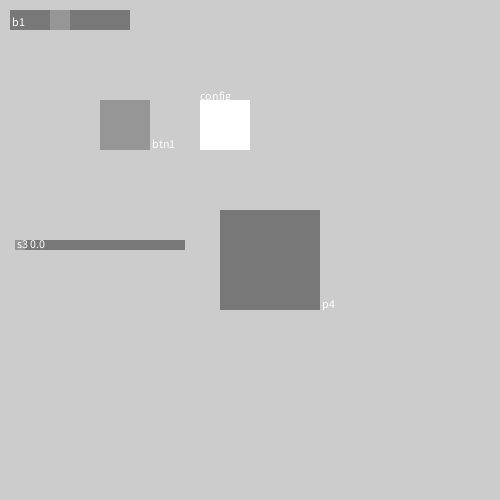
Frame 1 (no input)
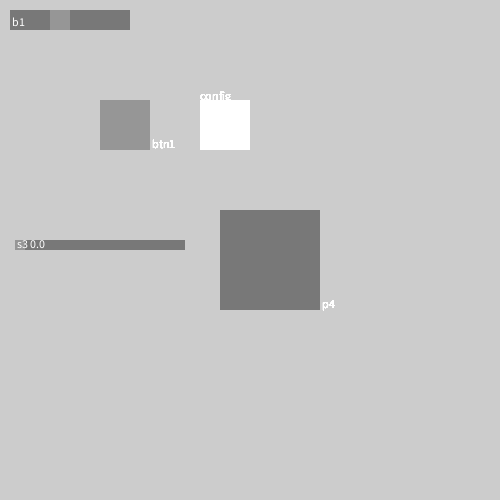
Frame 60 (the mouse pressed at the canvas centre just before this capture)
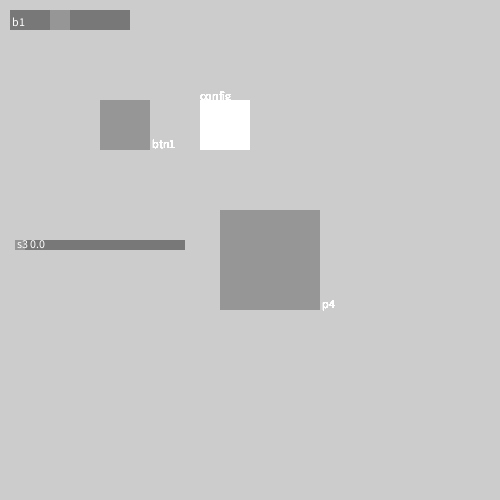
Frame 120 (the mouse held since frame 60 and released just before this capture)

The Processing sketch that drew these frames (run headless with seeded random() and noise(); from frame 60 on, the mouse is pressed at the canvas centre):

// Processing sketch: ejemplo1
// ── ejemplo1.pde
//gui

GUI gui;

void setup(){
   size(500,500); 
   gui = new GUI();
   gui.agregar(new Boton(100,100,50,50,true,"btn1"));
   gui.agregar(new Ventana(200,100,50,50,"config"));
   gui.agregar(new Pulsador(220, 210, 100, 100, "p4"));
   gui.agregar(new scrollH(15, 240, 170, 10, 0, 255, 0, "s3"));
   gui.agregar(new Selector(10, 10, 120, 20, 6, 2, "b1"));
}

void draw(){
  gui.act();
}


// ── GUI.pde
class GUI {
  ArrayList<Elemento> elementos;
  
  GUI() {
    elementos = new ArrayList<Elemento>();
  }

  void act() {
    for (int i = 0; i < elementos.size(); i++) {
      elementos.get(i).act();
    }
  }

  void agregar(Elemento e) {
    elementos.add(e);
  }
}

class Elemento {
  void act() {
  }
}

class Ventana extends Elemento {
  boolean minimizado;
  String nombre;
  int x, y, w, h;
  Ventana(int x, int y, int w, int h, String nombre) {
    this.x = x;
    this.y = y;
    this.w = w;
    this.h = h;
    this.nombre = nombre;
  }

  void act() {
    rect(x, y, w, h); 
    text(nombre, x, y);
  }
}

class Boton extends Elemento {
  float x, y, width, height;
  boolean val, aux;
  String name;

  Boton(float nx, float ny, float nw, float nh, boolean nv, String n) {
    x = nx;
    y = ny;
    width = nw;
    height = nh;
    val = nv;
    name = n;
    aux = false;
  }

  void act() {
    if (mousePressed && !aux) {
      aux = true;
      if ( mouseX >= x  && mouseX <= x + width ) {
        if ( mouseY >= y  && mouseY <= y + height ) {
          if (val) {
            val = false;
          }
          else {
            val = true;
          }
        }
      }
    }
    if (aux && !mousePressed) {
      aux = false;
    }
    draw();
  }

  void draw() {
    noStroke();
    if (val) {
      fill(150);
    }
    else {
      fill(120);
    }
    rect(x, y, width, height);
    fill(255);
    text(name, x+width+2, y+height-2);
  }
}

class Pulsador extends Elemento {
  float x, y, width, height;
  boolean val;
  String name;

  Pulsador(float nx, float ny, float nw, float nh, String n) {
    x = nx;
    y = ny;
    width = nw;
    height = nh;
    val = false;
    name = n;
  }

  void act() {
    if (mousePressed) {
      if ( mouseX >= x  && mouseX <= x + width ) {
        if ( mouseY >= y  && mouseY <= y + height ) {
          val = true;
        }
      }
    }else{
      val = false;
    }
    draw();
  }

  void draw() {
    noStroke();
    if (val) {
      fill(150);
    }
    else {
      fill(120);
    }
    rect(x, y, width, height);
    fill(255);
    text(name, x+width+2, y+height-2);
  }
}

class scrollH extends Elemento{
  float x, y, width, height, max, min, val;
  String name;
  scrollH(float nx, float ny, float nw, float nh, float nmin, float nmax, float nvar, String n) {
    x = nx;
    y = ny;
    width = nw;
    height = nh;
    max = nmax;
    min = nmin;
    val = nvar;
    name = n;
  }

  void act() {
    if (mousePressed) {
      if ( mouseX >= x + height/2 && mouseX - 8 <= x + width - height/2+ 8) {
        if ( mouseY >= y  && mouseY <= y + height )
          val = min + (max-min) * ((mouseX- height/2 - x )/(width - height));
        if (val < min) {
          val = min;
        }
        else if (val > max) {
          val = max;
        }
      }
    } 
    draw();
  }

  void draw() {
    fill(120);
    rect(x, y, width, height);

    fill(150);
    float pos = x + ((width-height) * (val-min)/(max-min));
    rect(pos, y, height, height);
    fill(255);
    text(name+" "+val, x+2, y+8);
  }
}

class Selector extends Elemento{
  int cant, val;
  float x, y, width, height;
  boolean aux;
  String name;

  Selector(float nx, float ny, float nw, float nh, int nc, int nv, String n) {
    x = nx;
    y = ny;
    width = nw;
    height = nh;
    cant = nc;
    val = nv;
    name = n;
    aux = false;
  }

  void act() {
    if (mousePressed) {
      if ( mouseX >= x  && mouseX < x + width ) {
        if ( mouseY >= y  && mouseY <= y + height ) {
          val = int((mouseX - x)/(width/cant));
        }
      }
    }
    draw();
  }

  void draw() {
    noStroke();
    for (int i = 0; i < cant; i++) {
      if (val == i) {
        fill(150);
      }
      else {
        fill(120);
      }
      rect(x+(width)/cant*i, y, width/cant, height);
    }
    fill(255);
    text(name, x+2, y+height-4);
  }
}
